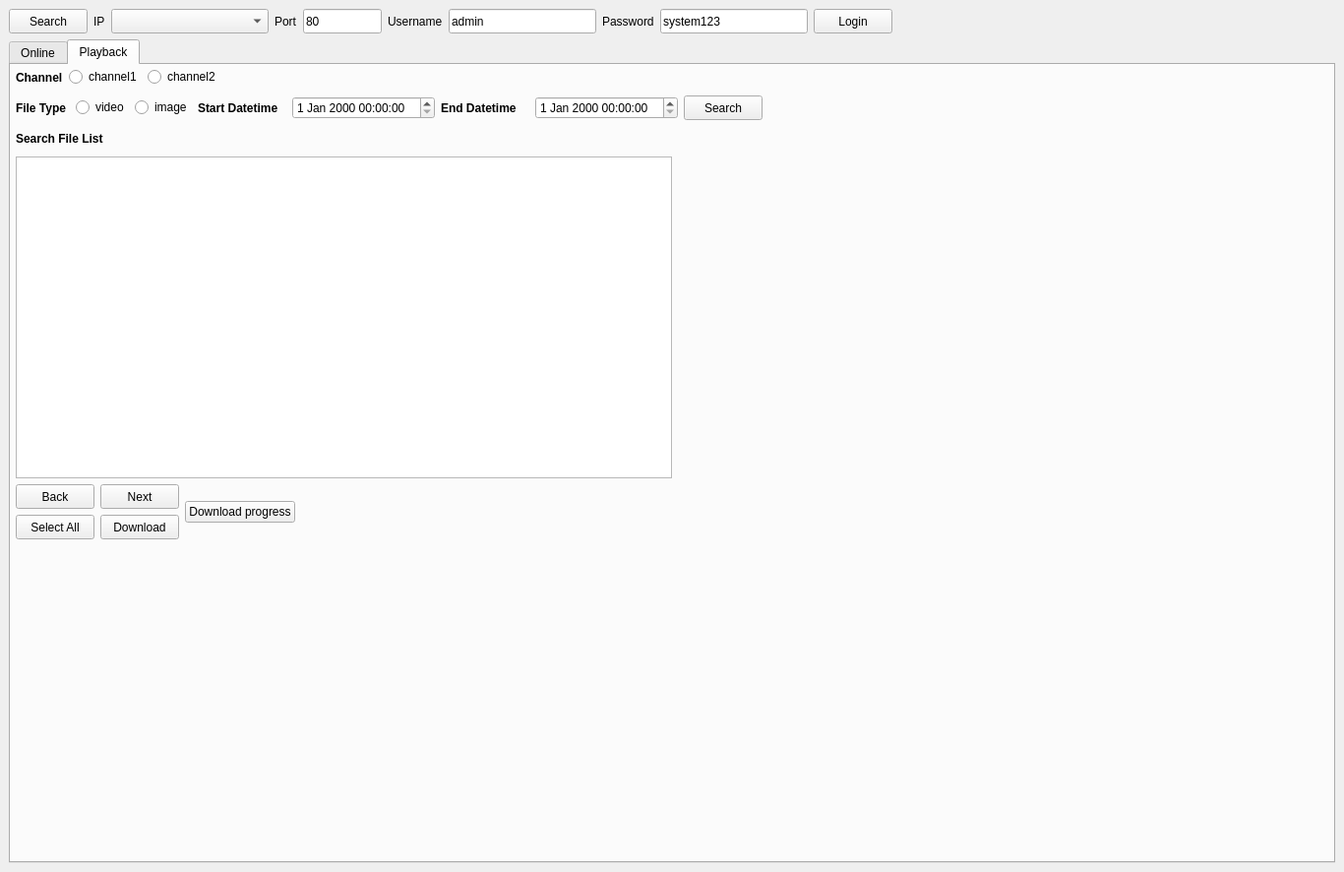
<?xml version="1.0" encoding="UTF-8"?>
<ui version="4.0">
 <class>MainWindow</class>
 <widget class="QMainWindow" name="MainWindow">
  <property name="geometry">
   <rect>
    <x>0</x>
    <y>0</y>
    <width>1366</width>
    <height>886</height>
   </rect>
  </property>
  <property name="windowTitle">
   <string>SDKDemo</string>
  </property>
  <widget class="QWidget" name="centralwidget">
   <layout class="QVBoxLayout" name="verticalLayout_4">
    <item>
     <layout class="QVBoxLayout" name="verticalLayout_3">
      <item>
       <layout class="QHBoxLayout" name="horizontalLayout_4">
        <item>
         <widget class="QPushButton" name="ipSearchBtn">
          <property name="minimumSize">
           <size>
            <width>0</width>
            <height>25</height>
           </size>
          </property>
          <property name="maximumSize">
           <size>
            <width>16777215</width>
            <height>25</height>
           </size>
          </property>
          <property name="text">
           <string>Search</string>
          </property>
         </widget>
        </item>
        <item>
         <widget class="QLabel" name="label">
          <property name="minimumSize">
           <size>
            <width>0</width>
            <height>25</height>
           </size>
          </property>
          <property name="maximumSize">
           <size>
            <width>16777215</width>
            <height>25</height>
           </size>
          </property>
          <property name="text">
           <string>IP</string>
          </property>
         </widget>
        </item>
        <item>
         <widget class="QComboBox" name="IPcomboBox">
          <property name="minimumSize">
           <size>
            <width>160</width>
            <height>25</height>
           </size>
          </property>
          <property name="currentText">
           <string/>
          </property>
         </widget>
        </item>
        <item>
         <widget class="QLabel" name="label_2">
          <property name="minimumSize">
           <size>
            <width>0</width>
            <height>25</height>
           </size>
          </property>
          <property name="maximumSize">
           <size>
            <width>16777215</width>
            <height>25</height>
           </size>
          </property>
          <property name="text">
           <string>Port</string>
          </property>
         </widget>
        </item>
        <item>
         <widget class="QLineEdit" name="portEdit">
          <property name="minimumSize">
           <size>
            <width>80</width>
            <height>25</height>
           </size>
          </property>
          <property name="maximumSize">
           <size>
            <width>80</width>
            <height>25</height>
           </size>
          </property>
          <property name="text">
           <string>80</string>
          </property>
         </widget>
        </item>
        <item>
         <widget class="QLabel" name="label_4">
          <property name="minimumSize">
           <size>
            <width>0</width>
            <height>25</height>
           </size>
          </property>
          <property name="maximumSize">
           <size>
            <width>16777215</width>
            <height>25</height>
           </size>
          </property>
          <property name="text">
           <string>Username</string>
          </property>
         </widget>
        </item>
        <item>
         <widget class="QLineEdit" name="userEdit">
          <property name="minimumSize">
           <size>
            <width>0</width>
            <height>25</height>
           </size>
          </property>
          <property name="maximumSize">
           <size>
            <width>150</width>
            <height>25</height>
           </size>
          </property>
          <property name="text">
           <string>admin</string>
          </property>
         </widget>
        </item>
        <item>
         <widget class="QLabel" name="label_3">
          <property name="minimumSize">
           <size>
            <width>0</width>
            <height>25</height>
           </size>
          </property>
          <property name="maximumSize">
           <size>
            <width>16777215</width>
            <height>25</height>
           </size>
          </property>
          <property name="text">
           <string>Password</string>
          </property>
         </widget>
        </item>
        <item>
         <widget class="QLineEdit" name="passwordEdit">
          <property name="minimumSize">
           <size>
            <width>0</width>
            <height>25</height>
           </size>
          </property>
          <property name="maximumSize">
           <size>
            <width>150</width>
            <height>25</height>
           </size>
          </property>
          <property name="text">
           <string>system123</string>
          </property>
         </widget>
        </item>
        <item>
         <widget class="QPushButton" name="loginBtn">
          <property name="minimumSize">
           <size>
            <width>0</width>
            <height>25</height>
           </size>
          </property>
          <property name="maximumSize">
           <size>
            <width>16777215</width>
            <height>25</height>
           </size>
          </property>
          <property name="text">
           <string>Login</string>
          </property>
         </widget>
        </item>
        <item>
         <spacer name="horizontalSpacer_5">
          <property name="orientation">
           <enum>Qt::Horizontal</enum>
          </property>
          <property name="sizeHint" stdset="0">
           <size>
            <width>40</width>
            <height>20</height>
           </size>
          </property>
         </spacer>
        </item>
       </layout>
      </item>
      <item>
       <widget class="QTabWidget" name="tabWidget_2">
        <property name="currentIndex">
         <number>1</number>
        </property>
        <widget class="QWidget" name="tab">
         <attribute name="title">
          <string>Online</string>
         </attribute>
         <layout class="QVBoxLayout" name="verticalLayout_6">
          <property name="leftMargin">
           <number>5</number>
          </property>
          <property name="topMargin">
           <number>0</number>
          </property>
          <property name="rightMargin">
           <number>5</number>
          </property>
          <property name="bottomMargin">
           <number>0</number>
          </property>
          <item>
           <layout class="QHBoxLayout" name="horizontalLayout_2">
            <item>
             <widget class="QLabel" name="label_5">
              <property name="minimumSize">
               <size>
                <width>0</width>
                <height>25</height>
               </size>
              </property>
              <property name="maximumSize">
               <size>
                <width>16777215</width>
                <height>25</height>
               </size>
              </property>
              <property name="font">
               <font>
                <weight>75</weight>
                <bold>true</bold>
               </font>
              </property>
              <property name="text">
               <string>Channel</string>
              </property>
             </widget>
            </item>
            <item>
             <widget class="QRadioButton" name="onlineChannel0RadioBtn">
              <property name="text">
               <string>channel1</string>
              </property>
             </widget>
            </item>
            <item>
             <widget class="QRadioButton" name="onlineChannel1RadioBtn">
              <property name="text">
               <string>channel2</string>
              </property>
             </widget>
            </item>
            <item>
             <spacer name="horizontalSpacer_2">
              <property name="orientation">
               <enum>Qt::Horizontal</enum>
              </property>
              <property name="sizeHint" stdset="0">
               <size>
                <width>658</width>
                <height>20</height>
               </size>
              </property>
             </spacer>
            </item>
           </layout>
          </item>
          <item>
           <widget class="QWidget" name="ctrlWidget" native="true">
            <layout class="QHBoxLayout" name="horizontalLayout_3" stretch="1,2">
             <property name="leftMargin">
              <number>0</number>
             </property>
             <property name="topMargin">
              <number>0</number>
             </property>
             <property name="rightMargin">
              <number>0</number>
             </property>
             <property name="bottomMargin">
              <number>0</number>
             </property>
             <item>
              <widget class="QWidget" name="widget" native="true">
               <layout class="QVBoxLayout" name="verticalLayout">
                <property name="leftMargin">
                 <number>0</number>
                </property>
                <property name="topMargin">
                 <number>0</number>
                </property>
                <property name="rightMargin">
                 <number>0</number>
                </property>
                <property name="bottomMargin">
                 <number>0</number>
                </property>
                <item>
                 <widget class="VideoLabel" name="videoLabel" native="true">
                  <property name="minimumSize">
                   <size>
                    <width>512</width>
                    <height>384</height>
                   </size>
                  </property>
                  <property name="maximumSize">
                   <size>
                    <width>16777215</width>
                    <height>16777215</height>
                   </size>
                  </property>
                 </widget>
                </item>
                <item>
                 <widget class="QWidget" name="drawWidget" native="true">
                  <layout class="QHBoxLayout" name="horizontalLayout">
                   <property name="leftMargin">
                    <number>0</number>
                   </property>
                   <property name="topMargin">
                    <number>0</number>
                   </property>
                   <property name="rightMargin">
                    <number>0</number>
                   </property>
                   <property name="bottomMargin">
                    <number>0</number>
                   </property>
                   <item>
                    <widget class="QPushButton" name="drawPointBtn">
                     <property name="minimumSize">
                      <size>
                       <width>25</width>
                       <height>25</height>
                      </size>
                     </property>
                     <property name="maximumSize">
                      <size>
                       <width>25</width>
                       <height>25</height>
                      </size>
                     </property>
                     <property name="font">
                      <font>
                       <family>微软雅黑</family>
                       <pointsize>10</pointsize>
                      </font>
                     </property>
                     <property name="toolTip">
                      <string>Point</string>
                     </property>
                     <property name="text">
                      <string/>
                     </property>
                     <property name="icon">
                      <iconset resource="demo.qrc">
                       <normaloff>:/res/res/tool_icon_point_sel.png</normaloff>:/res/res/tool_icon_point_sel.png</iconset>
                     </property>
                     <property name="checkable">
                      <bool>true</bool>
                     </property>
                     <property name="autoExclusive">
                      <bool>false</bool>
                     </property>
                    </widget>
                   </item>
                   <item>
                    <widget class="QPushButton" name="drawLineBtn">
                     <property name="minimumSize">
                      <size>
                       <width>25</width>
                       <height>25</height>
                      </size>
                     </property>
                     <property name="maximumSize">
                      <size>
                       <width>25</width>
                       <height>25</height>
                      </size>
                     </property>
                     <property name="font">
                      <font>
                       <family>微软雅黑</family>
                       <pointsize>10</pointsize>
                      </font>
                     </property>
                     <property name="toolTip">
                      <string>Line</string>
                     </property>
                     <property name="text">
                      <string/>
                     </property>
                     <property name="icon">
                      <iconset resource="demo.qrc">
                       <normaloff>:/res/res/tool_icon_line_sel.png</normaloff>:/res/res/tool_icon_line_sel.png</iconset>
                     </property>
                     <property name="checkable">
                      <bool>true</bool>
                     </property>
                     <property name="autoExclusive">
                      <bool>false</bool>
                     </property>
                    </widget>
                   </item>
                   <item>
                    <widget class="QPushButton" name="drawAreaBtn">
                     <property name="minimumSize">
                      <size>
                       <width>25</width>
                       <height>25</height>
                      </size>
                     </property>
                     <property name="maximumSize">
                      <size>
                       <width>25</width>
                       <height>25</height>
                      </size>
                     </property>
                     <property name="font">
                      <font>
                       <family>微软雅黑</family>
                       <pointsize>10</pointsize>
                      </font>
                     </property>
                     <property name="toolTip">
                      <string>Rectangle</string>
                     </property>
                     <property name="text">
                      <string/>
                     </property>
                     <property name="icon">
                      <iconset resource="demo.qrc">
                       <normaloff>:/res/res/tool_icon_rectangle_sel.png</normaloff>:/res/res/tool_icon_rectangle_sel.png</iconset>
                     </property>
                     <property name="checkable">
                      <bool>true</bool>
                     </property>
                     <property name="autoExclusive">
                      <bool>false</bool>
                     </property>
                    </widget>
                   </item>
                   <item>
                    <widget class="QPushButton" name="drawCircleBtn">
                     <property name="minimumSize">
                      <size>
                       <width>25</width>
                       <height>25</height>
                      </size>
                     </property>
                     <property name="maximumSize">
                      <size>
                       <width>25</width>
                       <height>25</height>
                      </size>
                     </property>
                     <property name="font">
                      <font>
                       <family>微软雅黑</family>
                       <pointsize>10</pointsize>
                      </font>
                     </property>
                     <property name="toolTip">
                      <string>Circular</string>
                     </property>
                     <property name="text">
                      <string/>
                     </property>
                     <property name="icon">
                      <iconset resource="demo.qrc">
                       <normaloff>:/res/res/tool_icon_circle_sel.png</normaloff>:/res/res/tool_icon_circle_sel.png</iconset>
                     </property>
                     <property name="checkable">
                      <bool>true</bool>
                     </property>
                     <property name="autoExclusive">
                      <bool>false</bool>
                     </property>
                    </widget>
                   </item>
                   <item>
                    <widget class="QPushButton" name="drawPolygonBtn">
                     <property name="minimumSize">
                      <size>
                       <width>25</width>
                       <height>25</height>
                      </size>
                     </property>
                     <property name="maximumSize">
                      <size>
                       <width>25</width>
                       <height>25</height>
                      </size>
                     </property>
                     <property name="font">
                      <font>
                       <family>微软雅黑</family>
                       <pointsize>10</pointsize>
                      </font>
                     </property>
                     <property name="toolTip">
                      <string>Polygon</string>
                     </property>
                     <property name="text">
                      <string/>
                     </property>
                     <property name="icon">
                      <iconset resource="demo.qrc">
                       <normaloff>:/res/res/tool_icon_polygon_sel.png</normaloff>:/res/res/tool_icon_polygon_sel.png</iconset>
                     </property>
                     <property name="checkable">
                      <bool>true</bool>
                     </property>
                     <property name="autoExclusive">
                      <bool>false</bool>
                     </property>
                    </widget>
                   </item>
                   <item>
                    <widget class="QPushButton" name="shieldedAreaBtn">
                     <property name="minimumSize">
                      <size>
                       <width>25</width>
                       <height>25</height>
                      </size>
                     </property>
                     <property name="maximumSize">
                      <size>
                       <width>25</width>
                       <height>25</height>
                      </size>
                     </property>
                     <property name="font">
                      <font>
                       <family>微软雅黑</family>
                       <pointsize>10</pointsize>
                      </font>
                     </property>
                     <property name="toolTip">
                      <string>Mask</string>
                     </property>
                     <property name="text">
                      <string/>
                     </property>
                     <property name="icon">
                      <iconset resource="demo.qrc">
                       <normaloff>:/res/res/tool_icon_shielded_area.png</normaloff>:/res/res/tool_icon_shielded_area.png</iconset>
                     </property>
                     <property name="checkable">
                      <bool>true</bool>
                     </property>
                     <property name="autoExclusive">
                      <bool>false</bool>
                     </property>
                    </widget>
                   </item>
                   <item>
                    <spacer name="horizontalSpacer">
                     <property name="orientation">
                      <enum>Qt::Horizontal</enum>
                     </property>
                     <property name="sizeHint" stdset="0">
                      <size>
                       <width>323</width>
                       <height>20</height>
                      </size>
                     </property>
                    </spacer>
                   </item>
                  </layout>
                 </widget>
                </item>
                <item>
                 <spacer name="verticalSpacer">
                  <property name="orientation">
                   <enum>Qt::Vertical</enum>
                  </property>
                  <property name="sizeHint" stdset="0">
                   <size>
                    <width>20</width>
                    <height>40</height>
                   </size>
                  </property>
                 </spacer>
                </item>
               </layout>
              </widget>
             </item>
             <item>
              <widget class="QWidget" name="widget3" native="true">
               <property name="minimumSize">
                <size>
                 <width>400</width>
                 <height>0</height>
                </size>
               </property>
               <property name="maximumSize">
                <size>
                 <width>16777215</width>
                 <height>16777215</height>
                </size>
               </property>
               <layout class="QVBoxLayout" name="verticalLayout_2">
                <property name="leftMargin">
                 <number>0</number>
                </property>
                <property name="topMargin">
                 <number>0</number>
                </property>
                <property name="rightMargin">
                 <number>0</number>
                </property>
                <property name="bottomMargin">
                 <number>0</number>
                </property>
                <item>
                 <widget class="QTabWidget" name="tabWidget">
                  <property name="minimumSize">
                   <size>
                    <width>450</width>
                    <height>0</height>
                   </size>
                  </property>
                  <property name="tabShape">
                   <enum>QTabWidget::Rounded</enum>
                  </property>
                  <property name="currentIndex">
                   <number>-1</number>
                  </property>
                 </widget>
                </item>
               </layout>
              </widget>
             </item>
            </layout>
           </widget>
          </item>
         </layout>
        </widget>
        <widget class="QWidget" name="tab_2">
         <attribute name="title">
          <string>Playback</string>
         </attribute>
         <layout class="QVBoxLayout" name="verticalLayout_7">
          <property name="leftMargin">
           <number>5</number>
          </property>
          <property name="topMargin">
           <number>0</number>
          </property>
          <property name="rightMargin">
           <number>5</number>
          </property>
          <property name="bottomMargin">
           <number>0</number>
          </property>
          <item>
           <layout class="QHBoxLayout" name="horizontalLayout_15">
            <item>
             <layout class="QVBoxLayout" name="verticalLayout_5">
              <item>
               <layout class="QHBoxLayout" name="horizontalLayout_5">
                <item>
                 <widget class="QLabel" name="label_6">
                  <property name="minimumSize">
                   <size>
                    <width>0</width>
                    <height>25</height>
                   </size>
                  </property>
                  <property name="maximumSize">
                   <size>
                    <width>16777215</width>
                    <height>25</height>
                   </size>
                  </property>
                  <property name="font">
                   <font>
                    <weight>75</weight>
                    <bold>true</bold>
                   </font>
                  </property>
                  <property name="text">
                   <string>Channel</string>
                  </property>
                 </widget>
                </item>
                <item>
                 <widget class="QRadioButton" name="playbackChannel0RadioBtn">
                  <property name="text">
                   <string>channel1</string>
                  </property>
                 </widget>
                </item>
                <item>
                 <widget class="QRadioButton" name="playbackChannel1RadioBtn">
                  <property name="text">
                   <string>channel2</string>
                  </property>
                 </widget>
                </item>
                <item>
                 <spacer name="horizontalSpacer_3">
                  <property name="orientation">
                   <enum>Qt::Horizontal</enum>
                  </property>
                  <property name="sizeHint" stdset="0">
                   <size>
                    <width>658</width>
                    <height>20</height>
                   </size>
                  </property>
                 </spacer>
                </item>
               </layout>
              </item>
              <item>
               <layout class="QHBoxLayout" name="horizontalLayout_6">
                <item>
                 <widget class="QLabel" name="label_9">
                  <property name="minimumSize">
                   <size>
                    <width>0</width>
                    <height>25</height>
                   </size>
                  </property>
                  <property name="maximumSize">
                   <size>
                    <width>16777215</width>
                    <height>25</height>
                   </size>
                  </property>
                  <property name="font">
                   <font>
                    <weight>75</weight>
                    <bold>true</bold>
                   </font>
                  </property>
                  <property name="text">
                   <string>File Type </string>
                  </property>
                 </widget>
                </item>
                <item>
                 <widget class="QRadioButton" name="videoRadioBtn">
                  <property name="text">
                   <string>video</string>
                  </property>
                 </widget>
                </item>
                <item>
                 <widget class="QRadioButton" name="imageRadioBtn">
                  <property name="text">
                   <string>image</string>
                  </property>
                 </widget>
                </item>
                <item>
                 <widget class="QLabel" name="label_10">
                  <property name="minimumSize">
                   <size>
                    <width>90</width>
                    <height>25</height>
                   </size>
                  </property>
                  <property name="maximumSize">
                   <size>
                    <width>16777215</width>
                    <height>25</height>
                   </size>
                  </property>
                  <property name="font">
                   <font>
                    <weight>75</weight>
                    <bold>true</bold>
                   </font>
                  </property>
                  <property name="text">
                   <string>Start Datetime</string>
                  </property>
                 </widget>
                </item>
                <item>
                 <widget class="QDateTimeEdit" name="startDateTimeEdit"/>
                </item>
                <item>
                 <widget class="QLabel" name="label_11">
                  <property name="minimumSize">
                   <size>
                    <width>90</width>
                    <height>25</height>
                   </size>
                  </property>
                  <property name="maximumSize">
                   <size>
                    <width>16777215</width>
                    <height>25</height>
                   </size>
                  </property>
                  <property name="font">
                   <font>
                    <weight>75</weight>
                    <bold>true</bold>
                   </font>
                  </property>
                  <property name="text">
                   <string>End Datetime</string>
                  </property>
                 </widget>
                </item>
                <item>
                 <widget class="QDateTimeEdit" name="endDateTimeEdit"/>
                </item>
                <item>
                 <widget class="QPushButton" name="sdCardSearchBtn">
                  <property name="minimumSize">
                   <size>
                    <width>0</width>
                    <height>25</height>
                   </size>
                  </property>
                  <property name="maximumSize">
                   <size>
                    <width>16777215</width>
                    <height>25</height>
                   </size>
                  </property>
                  <property name="text">
                   <string>Search</string>
                  </property>
                 </widget>
                </item>
                <item>
                 <spacer name="horizontalSpacer_4">
                  <property name="orientation">
                   <enum>Qt::Horizontal</enum>
                  </property>
                  <property name="sizeHint" stdset="0">
                   <size>
                    <width>658</width>
                    <height>20</height>
                   </size>
                  </property>
                 </spacer>
                </item>
               </layout>
              </item>
              <item>
               <layout class="QHBoxLayout" name="horizontalLayout_10"/>
              </item>
              <item>
               <layout class="QHBoxLayout" name="horizontalLayout_11">
                <item>
                 <widget class="QLabel" name="label_12">
                  <property name="minimumSize">
                   <size>
                    <width>0</width>
                    <height>25</height>
                   </size>
                  </property>
                  <property name="maximumSize">
                   <size>
                    <width>16777215</width>
                    <height>25</height>
                   </size>
                  </property>
                  <property name="font">
                   <font>
                    <weight>75</weight>
                    <bold>true</bold>
                   </font>
                  </property>
                  <property name="text">
                   <string>Search File List</string>
                  </property>
                 </widget>
                </item>
                <item>
                 <spacer name="horizontalSpacer_7">
                  <property name="orientation">
                   <enum>Qt::Horizontal</enum>
                  </property>
                  <property name="sizeHint" stdset="0">
                   <size>
                    <width>40</width>
                    <height>20</height>
                   </size>
                  </property>
                 </spacer>
                </item>
               </layout>
              </item>
              <item>
               <layout class="QHBoxLayout" name="horizontalLayout_13">
                <item>
                 <widget class="QTableWidget" name="tableWidget">
                  <property name="minimumSize">
                   <size>
                    <width>500</width>
                    <height>0</height>
                   </size>
                  </property>
                  <property name="selectionBehavior">
                   <enum>QAbstractItemView::SelectRows</enum>
                  </property>
                  <attribute name="verticalHeaderVisible">
                   <bool>false</bool>
                  </attribute>
                 </widget>
                </item>
                <item>
                 <spacer name="horizontalSpacer_9">
                  <property name="orientation">
                   <enum>Qt::Horizontal</enum>
                  </property>
                  <property name="sizeHint" stdset="0">
                   <size>
                    <width>40</width>
                    <height>20</height>
                   </size>
                  </property>
                 </spacer>
                </item>
               </layout>
              </item>
              <item>
               <layout class="QHBoxLayout" name="horizontalLayout_14">
                <item>
                 <layout class="QFormLayout" name="formLayout">
                  <item row="0" column="0">
                   <widget class="QPushButton" name="backBtn">
                    <property name="minimumSize">
                     <size>
                      <width>0</width>
                      <height>25</height>
                     </size>
                    </property>
                    <property name="maximumSize">
                     <size>
                      <width>16777215</width>
                      <height>25</height>
                     </size>
                    </property>
                    <property name="text">
                     <string>Back</string>
                    </property>
                   </widget>
                  </item>
                  <item row="0" column="1">
                   <widget class="QPushButton" name="nextBtn">
                    <property name="minimumSize">
                     <size>
                      <width>0</width>
                      <height>25</height>
                     </size>
                    </property>
                    <property name="maximumSize">
                     <size>
                      <width>16777215</width>
                      <height>25</height>
                     </size>
                    </property>
                    <property name="text">
                     <string>Next</string>
                    </property>
                   </widget>
                  </item>
                  <item row="1" column="0">
                   <widget class="QPushButton" name="selectAllBtn">
                    <property name="minimumSize">
                     <size>
                      <width>0</width>
                      <height>25</height>
                     </size>
                    </property>
                    <property name="maximumSize">
                     <size>
                      <width>16777215</width>
                      <height>25</height>
                     </size>
                    </property>
                    <property name="text">
                     <string>Select All</string>
                    </property>
                   </widget>
                  </item>
                  <item row="1" column="1">
                   <widget class="QPushButton" name="downloadBtn">
                    <property name="minimumSize">
                     <size>
                      <width>0</width>
                      <height>25</height>
                     </size>
                    </property>
                    <property name="maximumSize">
                     <size>
                      <width>16777215</width>
                      <height>25</height>
                     </size>
                    </property>
                    <property name="text">
                     <string>Download</string>
                    </property>
                   </widget>
                  </item>
                 </layout>
                </item>
                <item>
                 <widget class="QPushButton" name="downProgressBtn">
                  <property name="text">
                   <string>Download progress</string>
                  </property>
                 </widget>
                </item>
                <item>
                 <spacer name="horizontalSpacer_10">
                  <property name="orientation">
                   <enum>Qt::Horizontal</enum>
                  </property>
                  <property name="sizeHint" stdset="0">
                   <size>
                    <width>40</width>
                    <height>20</height>
                   </size>
                  </property>
                 </spacer>
                </item>
               </layout>
              </item>
              <item>
               <spacer name="verticalSpacer_2">
                <property name="orientation">
                 <enum>Qt::Vertical</enum>
                </property>
                <property name="sizeHint" stdset="0">
                 <size>
                  <width>20</width>
                  <height>40</height>
                 </size>
                </property>
               </spacer>
              </item>
             </layout>
            </item>
            <item>
             <spacer name="horizontalSpacer_11">
              <property name="orientation">
               <enum>Qt::Horizontal</enum>
              </property>
              <property name="sizeHint" stdset="0">
               <size>
                <width>40</width>
                <height>20</height>
               </size>
              </property>
             </spacer>
            </item>
           </layout>
          </item>
         </layout>
        </widget>
       </widget>
      </item>
     </layout>
    </item>
   </layout>
  </widget>
 </widget>
 <customwidgets>
  <customwidget>
   <class>VideoLabel</class>
   <extends>QWidget</extends>
   <header>VideoLabel.h</header>
   <container>1</container>
  </customwidget>
 </customwidgets>
 <resources>
  <include location="demo.qrc"/>
 </resources>
 <connections/>
</ui>
